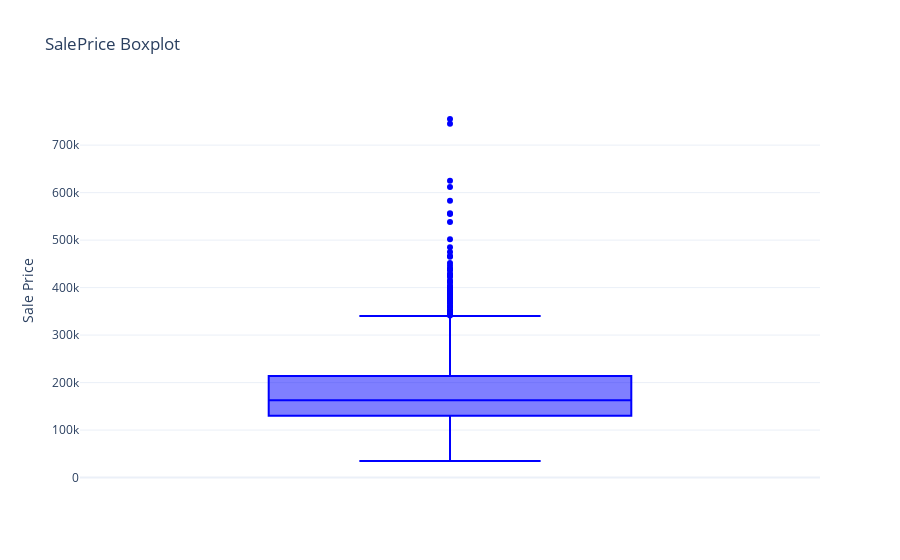

Notebook cell for this chart:
### Markdown cell above
To handle outliers, we can:

- Removing extreme outliers if they are errors or irrelevant.

- Applying robust models that are less sensitive to outliers (e.g., gradient boosting, robust regression).

### Code cell
fig = px.box(train, y='SalePrice', title='SalePrice Boxplot',
             labels={'SalePrice': 'Sale Price'},
             template='plotly_white')
fig.update_traces(marker_color='blue')
fig.show()

### Figure 1 — Plotly figure (JSON) as saved in the notebook; plotly's stock layout.template omitted (floating-point values rounded to 4 significant figures; data arrays with more than 128 entries replaced by an {"elided": "..."} marker saying what was removed)
{"data": [{"alignmentgroup": "True", "hovertemplate": "Sale Price=%{y}<extra></extra>", "legendgroup": "", "marker": {"color": "blue"}, "name": "", "notched": false, "offsetgroup": "", "orientation": "v", "showlegend": false, "type": "box", "x0": " ", "xaxis": "x", "y": {"elided": "1460 int values"}, "y0": " ", "yaxis": "y"}], "layout": {"boxmode": "group", "legend": {"tracegroupgap": 0}, "title": {"text": "SalePrice Boxplot"}, "xaxis": {"anchor": "y", "domain": [0, 1]}, "yaxis": {"anchor": "x", "domain": [0, 1], "title": {"text": "Sale Price"}}}}
